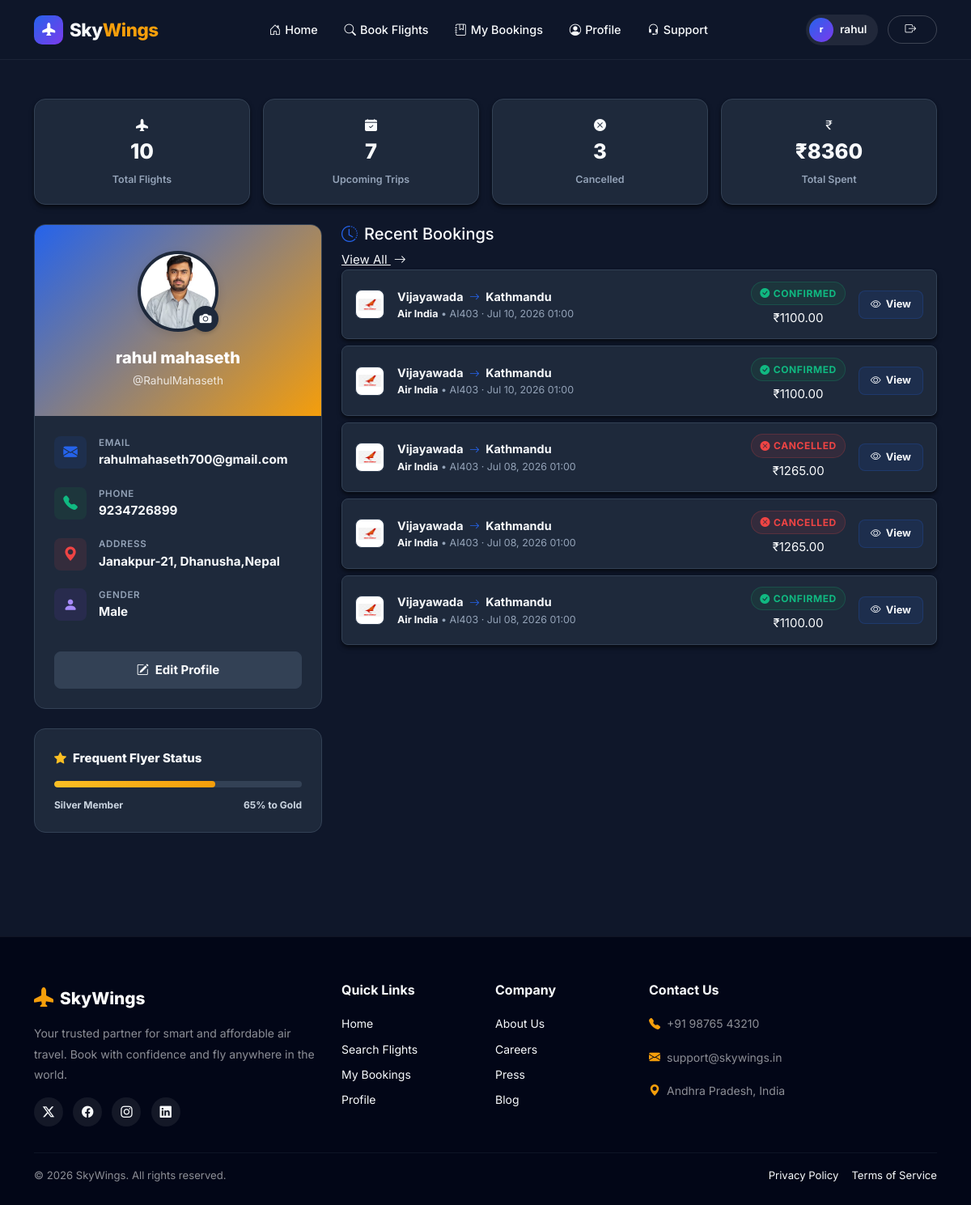
Screenshot of /profile/ (signed in) with the database file from the repository.
### home/models.py (models this page shows, shortened)
class UserProfile(models.Model):
    user = models.OneToOneField(User, on_delete=models.CASCADE, related_name='profile')
    phone = models.CharField(max_length=20, blank=True)
    address = models.TextField(blank=True)
    bio = models.TextField(blank=True)
    gender = models.CharField(max_length=10, blank=True)
    dob = models.DateField(null=True, blank=True)
    profile_picture = models.ImageField(upload_to='profiles/', null=True, blank=True)

class Booking(models.Model):
    STATUS_CHOICES = [('CONFIRMED', 'Confirmed'), ('CANCELLED', 'Cancelled'), ('PENDING', 'Pending')]
    CLASS_CHOICES = [('ECONOMY', 'Economy'), ('BUSINESS', 'Business'), ('FIRST', 'First Class')]
    FARE_TYPE_CHOICES = [('NORMAL', 'Normal'), ('STUDENT', 'Student')]
    reference = models.CharField(max_length=8, unique=True)
    user = models.ForeignKey(User, on_delete=models.CASCADE)
    flight = models.ForeignKey('Flight', on_delete=models.CASCADE, null=True, blank=True)
    flights = models.ManyToManyField('Flight', through='BookingSegment', related_name='multi_segment_bookings')
    nums_passengers = models.PositiveIntegerField(default=1)
    travel_class = models.CharField(max_length=10, choices=CLASS_CHOICES)
    fare_type = models.CharField(max_length=10, choices=FARE_TYPE_CHOICES, default='NORMAL')
    discount_amount = models.DecimalField(max_digits=10, decimal_places=2, default=Decimal('0.00'))
    total_price = models.DecimalField(max_digits=10, decimal_places=2, default=Decimal('0.00'))
    booking_date = models.DateTimeField(auto_now_add=True)
    status = models.CharField(max_length=10, choices=STATUS_CHOICES, default='CONFIRMED')

class Flight(models.Model):
    flight_number = models.CharField(max_length=10)
    airline = models.ForeignKey(Airline, on_delete=models.CASCADE)
    departure_airport = models.ForeignKey(Airport, related_name='departures', on_delete=models.CASCADE)
    arrival_airport = models.ForeignKey(Airport, related_name='arrivals', on_delete=models.CASCADE)
    departure_time = models.DateTimeField()
    arrival_time = models.DateTimeField()
    economy_seats = models.PositiveIntegerField()
    business_seats = models.PositiveIntegerField()
    first_class_seats = models.PositiveIntegerField()
    economy_price = models.DecimalField(max_digits=10, decimal_places=2)
    business_price = models.DecimalField(max_digits=10, decimal_places=2)
    first_class_price = models.DecimalField(max_digits=10, decimal_places=2)
    stops = models.PositiveIntegerField(default=0)
    cabin_allowance = models.CharField('Cabin', max_length=80, default='7 kg cabin bag')
    check_in_allowance = models.CharField('Check In', max_length=80, default='15 kg check-in bag')

class Airline(models.Model):
    name = models.CharField(max_length=100)
    code = models.CharField(max_length=2, unique=True)
    logo = models.ImageField(upload_to='airlines/', null=True, blank=True)

class Airport(models.Model):
    code = models.CharField(max_length=3, unique=True)
    name = models.CharField(max_length=100)
    city = models.CharField(max_length=100)
    country = models.CharField(max_length=100)
    image = models.ImageField(upload_to='airports/', null=True, blank=True)

### home/views.py (the view)
@login_required
def profile_view(request):
    user = request.user
    profile, created = UserProfile.objects.get_or_create(user=user)
    bookings = Booking.objects.filter(user=user).select_related('flight__airline', 'flight__departure_airport', 'flight__arrival_airport').order_by('-booking_date')
    total_flights = bookings.count()
    upcoming_trips = bookings.filter(status='CONFIRMED', flight__departure_time__gt=timezone.now()).count()
    cancelled_trips = bookings.filter(status='CANCELLED').count()
    total_spent = sum([b.total_price for b in bookings if b.status == 'CONFIRMED'])
    return render(request, 'profile.html', {
        'user': user,
        'profile': profile,
        'recent_bookings': bookings[:5],
        'stats': {
            'total_flights': total_flights,
            'upcoming_trips': upcoming_trips,
            'cancelled_trips': cancelled_trips,
            'total_spent': total_spent,
        }
    })

### templates/profile.html (shortened to what this page needs)
{% extends 'base.html' %}
{% load static %}
{% block body %}
<div class="container py-5">
  <div class="position-fixed top-0 end-0 p-3" style="z-index: 1050">
  </div>
  <div class="row g-3 mb-4">
    <div class="col-6 col-lg-3">
      <div class="dash-stat">
        <div class="dash-stat-icon blue"><i class="bi bi-airplane-fill"></i></div>
        <div class="dash-stat-value">{{ stats.total_flights }}</div>
        <div class="dash-stat-label">Total Flights</div>
      </div>
    </div>
    <div class="col-6 col-lg-3">
      <div class="dash-stat">
        <div class="dash-stat-icon green"><i class="bi bi-calendar-check-fill"></i></div>
        <div class="dash-stat-value">{{ stats.upcoming_trips }}</div>
        <div class="dash-stat-label">Upcoming Trips</div>
      </div>
    </div>
    <div class="col-6 col-lg-3">
      <div class="dash-stat">
        <div class="dash-stat-icon red"><i class="bi bi-x-circle-fill"></i></div>
        <div class="dash-stat-value">{{ stats.cancelled_trips }}</div>
        <div class="dash-stat-label">Cancelled</div>
      </div>
    </div>
    <div class="col-6 col-lg-3">
      <div class="dash-stat">
        <div class="dash-stat-icon amber"><i class="bi bi-currency-rupee"></i></div>
        <div class="dash-stat-value">₹{{ stats.total_spent|floatformat:0 }}</div>
        <div class="dash-stat-label">Total Spent</div>
      </div>
    </div>
  </div>
  <div class="row g-4">
    <div class="col-lg-4">
      <div class="profile-sidebar">
        <div class="profile-cover">
          <div class="profile-avatar-wrap">
            <img id="profileImageDisplay"
              src="{% if profile.profile_picture %}{{ profile.profile_picture.url }}{% else %}{% static 'images/default_avatar.png' %}{% endif %}"
              class="profile-avatar" alt="Profile"
              onerror="this.src='https://ui-avatars.com/api/?name={{ user.first_name }}+{{ user.last_name }}&background=2563eb&color=fff&size=120&font-size=0.4&bold=true'">
            <div class="avatar-edit-btn" onclick="document.getElementById('profile_picture_input').click()"
              title="Change Photo">
              <i class="bi bi-camera-fill"></i>
            </div>
          </div>
          <div class="profile-name" id="display_name">{{ user.first_name }} {{ user.last_name }}</div>
          <div class="profile-username">@{{ user.username }}</div>
        </div>
        <div class="profile-body">
          <div class="profile-info-row">
            <div class="profile-info-icon" style="background:rgba(37, 99, 235, 0.1); color:var(--primary);"><i
                class="bi bi-envelope-fill"></i></div>
            <div>
              <div class="profile-info-label">Email</div>
              <div class="profile-info-value" id="display_email">{{ user.email|default:"Not set" }}</div>
            </div>
          </div>
          <div class="profile-info-row">
            <div class="profile-info-icon" style="background:rgba(22, 163, 74, 0.1); color:#10b981;"><i
                class="bi bi-telephone-fill"></i></div>
            <div>
              <div class="profile-info-label">Phone</div>
              <div class="profile-info-value" id="display_phone">{{ profile.phone|default:"N/A" }}</div>
            </div>
          </div>
          <div class="profile-info-row">
            <div class="profile-info-icon" style="background:rgba(239, 68, 68, 0.1); color:var(--danger);"><i class="bi bi-geo-alt-fill"></i>
            </div>
            <div>
              <div class="profile-info-label">Address</div>
              <div class="profile-info-value" id="display_address">{{ profile.address|default:"No address added" }}
              </div>
            </div>
          </div>
          <div class="profile-info-row">
            <div class="profile-info-icon" style="background:rgba(124, 58, 237, 0.1); color:#a78bfa;"><i class="bi bi-person-fill"></i>
            </div>
            <div>
              <div class="profile-info-label">Gender</div>
              <div class="profile-info-value" id="display_gender">{{ profile.gender|default:"N/A" }}</div>
            </div>
          </div>
          <button class="btn-edit-profile mt-3" data-bs-toggle="modal" data-bs-target="#editProfileModal">
            <i class="bi bi-pencil-square me-2"></i>Edit Profile
          </button>
        </div>
      </div>
      <div class="loyalty-card">
        <div class="loyalty-title"><i class="bi bi-star-fill me-2" style="color:#fbbf24;"></i>Frequent Flyer Status</div>
        <div class="loyalty-progress">
          <div class="loyalty-progress-bar" style="width: 65%;"></div>
        </div>
        <div class="loyalty-info">
          <span>Silver Member</span>
          <span>65% to Gold</span>
        </div>
      </div>
    </div>
    <div class="col-lg-8">
      <div class="section-head">
        <h5><i class="bi bi-clock-history me-2" style="color:var(--primary);"></i>Recent Bookings</h5>
        {% if recent_bookings %}
        <a href="{% url 'my_bookings' %}" class="view-all-link">
          View All <i class="bi bi-arrow-right ms-1"></i>
        </a>
        {% endif %}
      </div>
      {% if recent_bookings %}
      {% for booking in recent_bookings %}
      <div class="recent-booking">
        <div class="d-flex align-items-center gap-3 flex-wrap">
          <div>
            {% if booking.flight.airline.logo %}
            <img src="{{ booking.flight.airline.logo.url }}" alt="{{ booking.flight.airline.name }}"
              class="rb-airline-logo">
            {% else %}
            <div class="rb-airline-placeholder">{{ booking.flight.airline.code }}</div>
            {% endif %}
          </div>
          <div class="flex-grow-1">
            <div class="rb-route">
              {{ booking.flight.departure_airport.city }}
              <i class="bi bi-arrow-right mx-1" style="color:var(--primary); font-size:0.8rem;"></i>
              {{ booking.flight.arrival_airport.city }}
            </div>
            <div class="rb-detail">
              <span style="color:var(--text); font-weight:700;">{{ booking.flight.airline.name }}</span> &bull;
              {{ booking.flight.airline.code }}{{ booking.flight.flight_number }} ·
              {{ booking.flight.departure_time|date:"M d, Y H:i" }}
            </div>
          </div>
          <div class="text-center">
            <span class="status-badge status-{{ booking.status }}">
              {% if booking.status == 'CONFIRMED' %}<i class="bi bi-check-circle-fill me-1"></i>{% endif %}
              {% if booking.status == 'CANCELLED' %}<i class="bi bi-x-circle-fill me-1"></i>{% endif %}
              {{ booking.status }}
            </span>
            <div class="rb-price mt-1">&#8377;{{ booking.total_price }}</div>
          </div>
          <div>
            <a href="{% url 'booking_detail' booking.reference %}" class="btn-view-booking">
              <i class="bi bi-eye"></i> View
            </a>
          </div>
        </div>
      </div>
      {% endfor %}
      {% endif %}
    </div>
  </div>
</div>
{% endblock %}

### templates/base.html (shortened to what this page needs)
<!doctype html>
<html lang="en" data-theme="dark">
<head>
  <link href="https://cdn.jsdelivr.net/npm/bootstrap@5.3.3/dist/css/bootstrap.min.css" rel="stylesheet">
  <link rel="stylesheet" href="https://cdn.jsdelivr.net/npm/bootstrap-icons@1.11.3/font/bootstrap-icons.css">
</head>
<body>
  <nav class="navbar navbar-expand-lg">
    <div class="container">
      <a class="navbar-brand" href="{% url 'home' %}">
        <div class="brand-icon">
          <i class="bi bi-airplane-fill text-white"></i>
        </div>
        <span class="brand-text">Sky<span>Wings</span></span>
      </a>
      <div class="collapse navbar-collapse" id="navbarMain">
        <ul class="navbar-nav mx-auto mb-2 mb-lg-0 gap-1">
          <li class="nav-item">
            <a class="nav-link" href="{% url 'home' %}"><i class="bi bi-house-door"></i>Home</a>
          </li>
          <li class="nav-item">
            <a class="nav-link" href="{% url 'flight_search' %}"><i class="bi bi-search"></i>Book Flights</a>
          </li>
          <li class="nav-item">
            <a class="nav-link" href="{% url 'my_bookings' %}"><i class="bi bi-journal-bookmark"></i>My Bookings</a>
          </li>
          <li class="nav-item">
            <a class="nav-link" href="{% url 'profile' %}"><i class="bi bi-person-circle"></i>Profile</a>
          </li>
          <li class="nav-item">
            <a class="nav-link" href="{% url 'contact' %}"><i class="bi bi-headset"></i>Support</a>
          </li>
        </ul>
        <div class="d-flex align-items-center gap-2">
          {% if user.is_authenticated %}
          <a href="{% url 'profile' %}" class="nav-user-badge">
            <div class="nav-user-avatar">{{ user.first_name|make_list|first|default:'U' }}</div>
            {{ user.first_name|default:user.username }}
          </a>
          <a href="{% url 'logout' %}" class="nav-link btn-nav-login ms-1" title="Logout">
            <i class="bi bi-box-arrow-right"></i>
          </a>
          {% else %}
          <a href="{% url 'login' %}" class="nav-link btn-nav-login">Login</a>
          <a href="{% url 'register' %}" class="nav-link btn-nav-primary">Get Started</a>
          {% endif %}
        </div>
      </div>
    </div>
  </nav>
  <main>
    {% block body %}{% endblock %}
  </main>
  <footer>
    <div class="container">
      <div class="row g-4">
        <div class="col-lg-4">
          <div class="footer-brand">
            <i class="bi bi-airplane-fill"></i>
            SkyWings
          </div>
          <p>Your trusted partner for smart and affordable air travel. Book with confidence and fly anywhere in the
            world.</p>
          <div class="footer-social mt-3">
            <a href="#" aria-label="Twitter"><i class="bi bi-twitter-x"></i></a>
            <a href="#" aria-label="Facebook"><i class="bi bi-facebook"></i></a>
            <a href="#" aria-label="Instagram"><i class="bi bi-instagram"></i></a>
            <a href="#" aria-label="LinkedIn"><i class="bi bi-linkedin"></i></a>
          </div>
        </div>
        <div class="col-lg-2 col-md-4">
          <h6>Quick Links</h6>
          <ul class="list-unstyled">
            <li><a href="{% url 'home' %}">Home</a></li>
            <li><a href="{% url 'flight_search' %}">Search Flights</a></li>
            <li><a href="{% url 'my_bookings' %}">My Bookings</a></li>
            <li><a href="{% url 'profile' %}">Profile</a></li>
          </ul>
        </div>
        <div class="col-lg-2 col-md-4">
          <h6>Company</h6>
          <ul class="list-unstyled">
            <li><a href="#">About Us</a></li>
            <li><a href="#">Careers</a></li>
            <li><a href="#">Press</a></li>
            <li><a href="#">Blog</a></li>
          </ul>
        </div>
        <div class="col-lg-4 col-md-4">
          <h6>Contact Us</h6>
          <p><i class="bi bi-telephone-fill me-2" style="color: var(--accent)"></i>+91 98765 43210</p>
          <p><i class="bi bi-envelope-fill me-2" style="color: var(--accent)"></i>support@skywings.in</p>
          <p><i class="bi bi-geo-alt-fill me-2" style="color: var(--accent)"></i>Andhra Pradesh, India</p>
        </div>
      </div>
      <hr class="footer-divider">
      <div class="d-flex justify-content-between align-items-center flex-wrap gap-2">
        <p class="mb-0" style="color: rgba(255,255,255,0.35); font-size: 0.82rem;">
          &copy; {% now "Y" %} SkyWings. All rights reserved.
        </p>
        <div class="d-flex gap-3">
          <a href="#" style="color: rgba(255,255,255,0.35); font-size: 0.82rem;">Privacy Policy</a>
          <a href="#" style="color: rgba(255,255,255,0.35); font-size: 0.82rem;">Terms of Service</a>
        </div>
      </div>
    </div>
  </footer>
</body>
</html>

### rows the page displays
UserProfile: profile_picture (picture), phone "9234726899", address "Janakpur-21, Dhanusha,Nepal", gender "Male"
Booking: flight.airline.logo (picture), flight.departure_airport.city "Vijayawada", flight.arrival_airport.city "Kathmandu", flight.airline.name "Air India", flight.airline.code "AI", flight.flight_number "403", flight.departure_time "Jul 10, 2026 01:00", status "CONFIRMED", total_price "1100.00"
Booking: flight.airline.logo (picture), flight.departure_airport.city "Vijayawada", flight.arrival_airport.city "Kathmandu", flight.airline.name "Air India", flight.airline.code "AI", flight.flight_number "403", flight.departure_time "Jul 10, 2026 01:00", status "CONFIRMED", total_price "1100.00"
Booking: flight.airline.logo (picture), flight.departure_airport.city "Vijayawada", flight.arrival_airport.city "Kathmandu", flight.airline.name "Air India", flight.airline.code "AI", flight.flight_number "403", flight.departure_time "Jul 08, 2026 01:00", status "CANCELLED", total_price "1265.00"
Booking: flight.airline.logo (picture), flight.departure_airport.city "Vijayawada", flight.arrival_airport.city "Kathmandu", flight.airline.name "Air India", flight.airline.code "AI", flight.flight_number "403", flight.departure_time "Jul 08, 2026 01:00", status "CANCELLED", total_price "1265.00"
Booking: flight.airline.logo (picture), flight.departure_airport.city "Vijayawada", flight.arrival_airport.city "Kathmandu", flight.airline.name "Air India", flight.airline.code "AI", flight.flight_number "403", flight.departure_time "Jul 08, 2026 01:00", status "CONFIRMED", total_price "1100.00"

### other values shown
{{ user.first_name|make_list|first|default:'U' }} "r"
{{ user.first_name|default:user.username }} "rahul"
{{ stats.total_flights }} "10"
{{ stats.upcoming_trips }} "7"
{{ stats.cancelled_trips }} "3"
{{ stats.total_spent|floatformat:0 }} "8360"
{{ user.first_name }} "rahul"
{{ user.last_name }} "mahaseth"
{{ user.username }} "RahulMahaseth"
{{ user.email|default:"Not set" }} "rahulmahaseth700@gmail.com"
